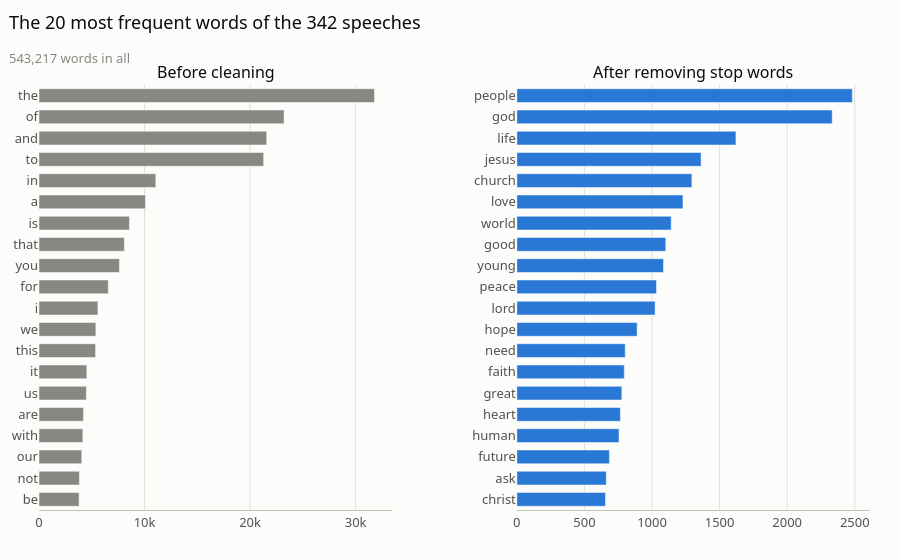

This figure's notebook cell:
### Markdown cell above
### Cleaning the text

Before counting themes, we look at the raw vocabulary. Words are counted in lowercase, so "God" and "god" are the same word. The most frequent words are "the", "of", "and" or "to", which say nothing about the content. We remove the English stop words (the list of scikit-learn), the words of fewer than three letters, and a few words of politeness that come back in every speech, such as "dear", "brothers", "sisters" or "thank". The full list is `MOTS_VIDES` in `outils/analyse_corpus.py`. About 40 % of the words remain.

### Code cell
words = [word for text in df["text"] for word in ac.mots(text)]
raw = pd.Series(Counter(words)).nlargest(20)
clean = pd.Series(Counter(w for w in words if len(w) > 2 and w not in ac.MOTS_VIDES)).nlargest(20)

fig = make_subplots(rows=1, cols=2, subplot_titles=["Before cleaning", "After removing stop words"],
                    horizontal_spacing=0.15)
for column, (counts, color) in enumerate([(raw, g.GRIS), (clean, g.COULEURS[0])], start=1):
    fig.add_bar(x=counts.values[::-1], y=counts.index[::-1], orientation="h", row=1, col=column,
                showlegend=False, marker_color=color, hovertemplate="%{y}: %{x:,} times<extra></extra>")
fig.update_xaxes(showgrid=True)
g.titre(fig, "The 20 most frequent words of the 342 speeches", f"{len(words):,} words in all", hauteur=560)
fig.show()

### Figure 1 — Plotly figure (JSON) as saved in the notebook; plotly's stock layout.template omitted (floating-point values rounded to 4 significant figures)
{"data": [{"hovertemplate": "%{y}: %{x:,} times<extra></extra>", "marker": {"color": "#898781"}, "orientation": "h", "showlegend": false, "type": "bar", "x": [3800, 3828, 4056, 4155, 4219, 4489, 4534, 5363, 5387, 5583, 6570, 7622, 8087, 8569, 10089, 11068, 21286, 21573, 23220, 31789], "xaxis": "x", "y": ["be", "not", "our", "with", "are", "us", "it", "this", "we", "i", "for", "you", "that", "is", "a", "in", "to", "and", "of", "the"], "yaxis": "y"}, {"hovertemplate": "%{y}: %{x:,} times<extra></extra>", "marker": {"color": "#2a78d6"}, "orientation": "h", "showlegend": false, "type": "bar", "x": [656, 662, 685, 756, 766, 777, 795, 802, 890, 1023, 1033, 1085, 1102, 1142, 1229, 1295, 1363, 1621, 2333, 2482], "xaxis": "x2", "y": ["christ", "ask", "future", "human", "heart", "great", "faith", "need", "hope", "lord", "peace", "young", "good", "world", "love", "church", "jesus", "life", "god", "people"], "yaxis": "y2"}], "layout": {"annotations": [{"font": {"size": 16}, "showarrow": false, "text": "Before cleaning", "x": 0.2125, "xanchor": "center", "xref": "paper", "y": 1.0, "yanchor": "bottom", "yref": "paper"}, {"font": {"size": 16}, "showarrow": false, "text": "After removing stop words", "x": 0.7875, "xanchor": "center", "xref": "paper", "y": 1.0, "yanchor": "bottom", "yref": "paper"}], "height": 560, "legend": {"title": {"text": ""}}, "margin": {"t": 85}, "title": {"subtitle": {"font": {"color": "#898781", "size": 13}, "text": "543,217 words in all"}, "text": "The 20 most frequent words of the 342 speeches"}, "xaxis": {"anchor": "y", "domain": [0.0, 0.425], "showgrid": true}, "xaxis2": {"anchor": "y2", "domain": [0.575, 1.0], "showgrid": true}, "yaxis": {"anchor": "x", "domain": [0.0, 1.0]}, "yaxis2": {"anchor": "x2", "domain": [0.0, 1.0]}}}
